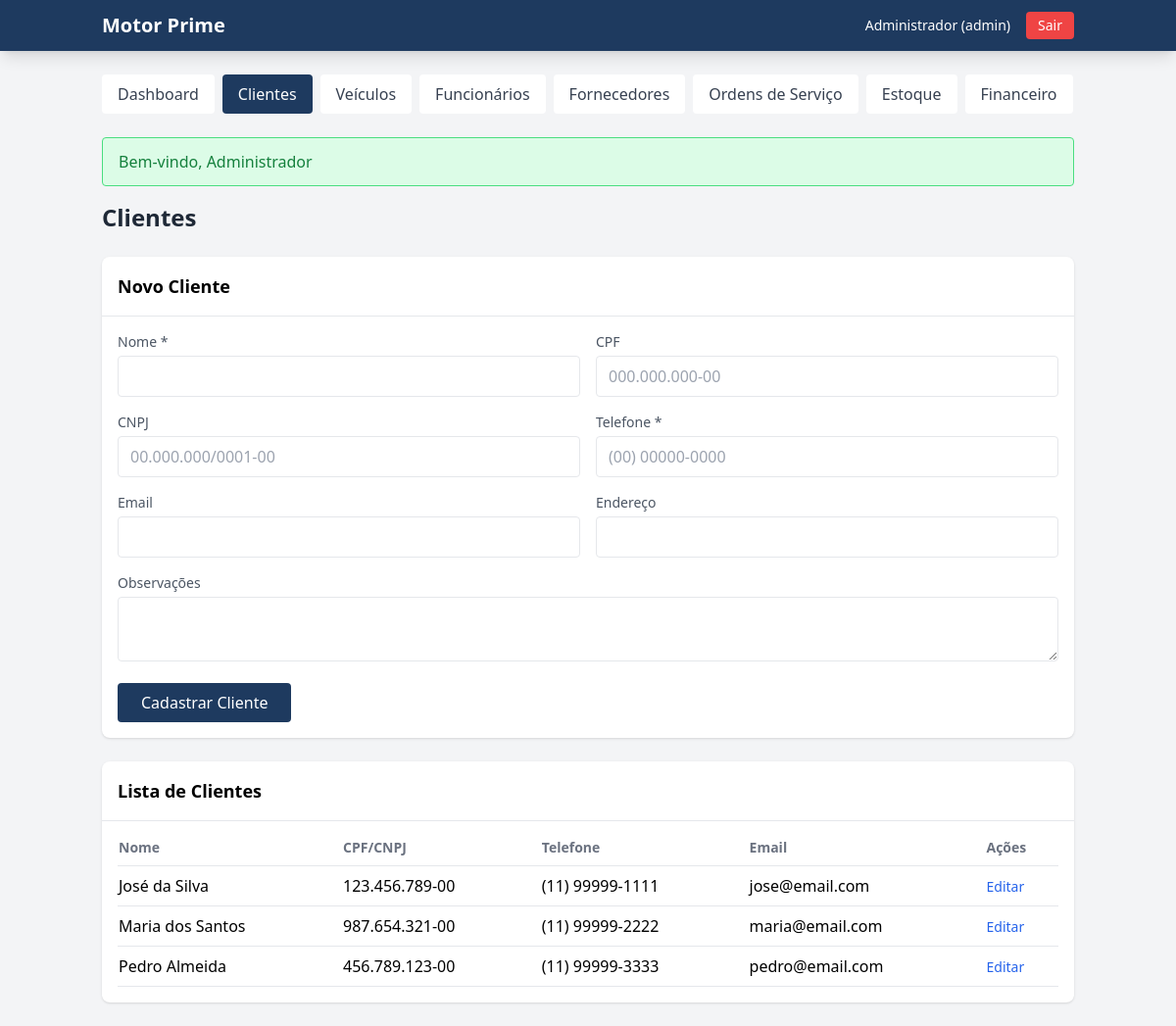
/public/dashboard.php?page=clientes (signed in), run on the app's committed database.
### tables this page shows
CREATE TABLE IF NOT EXISTS clientes (
    id INT AUTO_INCREMENT PRIMARY KEY,
    nome VARCHAR(100) NOT NULL,
    cpf VARCHAR(14) UNIQUE,
    cnpj VARCHAR(18) UNIQUE,
    telefone VARCHAR(20) NOT NULL,
    email VARCHAR(150),
    endereco VARCHAR(255),
    observacoes TEXT,
    ativo TINYINT(1) DEFAULT 1,
    created_at TIMESTAMP DEFAULT CURRENT_TIMESTAMP,
    updated_at TIMESTAMP DEFAULT CURRENT_TIMESTAMP ON UPDATE CURRENT_TIMESTAMP
);

### app/config/database.php (called while the page is built, shortened)
<?php
class Database {
    private static $instance = null;
    private $pdo;
    private function __construct() {
        $dsn = "mysql:host=" . DB_HOST . ";dbname=" . DB_NAME . ";charset=" . DB_CHARSET;
        $options = [
            PDO::ATTR_ERRMODE => PDO::ERRMODE_EXCEPTION,
            PDO::ATTR_DEFAULT_FETCH_MODE => PDO::FETCH_ASSOC,
            PDO::ATTR_EMULATE_PREPARES => false,
        ];
        try {
            $this->pdo = new PDO($dsn, DB_USER, DB_PASS, $options);
        } catch (PDOException $e) {
            if (DEBUG) {
                die("Erro na conexão: " . $e->getMessage());
            } else {
                die("Erro ao conectar ao banco de dados");
            }
        }
    }
    public static function getInstance() {
        if (self::$instance === null) {
            self::$instance = new self();
        }
        return self::$instance;
    }
    public function query($sql, $params = []) {
        $stmt = $this->pdo->prepare($sql);
        $stmt->execute($params);
        return $stmt;
    }
}
function db() {
    return Database::getInstance();
}
function formatCPF($cpf) {
    $cpf = preg_replace('/[^0-9]/', '', $cpf);
    if (strlen($cpf) === 11) {
        return substr($cpf, 0, 3) . '.' . substr($cpf, 3, 3) . '.' . substr($cpf, 6, 3) . '-' . substr($cpf, 9);
    }
    return $cpf;
}
function formatPhone($phone) {
    $phone = preg_replace('/[^0-9]/', '', $phone);
    if (strlen($phone) === 11) {
        return '(' . substr($phone, 0, 2) . ') ' . substr($phone, 2, 5) . '-' . substr($phone, 7);
    } elseif (strlen($phone) === 10) {
        return '(' . substr($phone, 0, 2) . ') ' . substr($phone, 2, 4) . '-' . substr($phone, 6);
    }
    return $phone;
}
function sanitize($data) {
    return htmlspecialchars(trim($data), ENT_QUOTES, 'UTF-8');
}

### app/views/page_clientes.php (the view, shortened to what this page needs)
<?php extract($dados); ?>
<h1 class="text-2xl font-bold text-gray-800 mb-6">Clientes</h1>
<div class="bg-white rounded-lg shadow mb-6">
    <div class="p-4 border-b flex justify-between items-center">
        <h2 class="text-lg font-semibold">Novo Cliente</h2>
    </div>
    <div class="p-4">
        <form method="POST" class="grid grid-cols-1 md:grid-cols-2 gap-4">
            <div>
                <label class="block text-sm text-gray-600 mb-1">Nome *</label>
                <input type="text" name="nome" required class="w-full border rounded px-3 py-2">
            </div>
            <div>
                <label class="block text-sm text-gray-600 mb-1">CPF</label>
                <input type="text" name="cpf" class="w-full border rounded px-3 py-2 cpf-mask" placeholder="000.000.000-00">
            </div>
            <div>
                <label class="block text-sm text-gray-600 mb-1">CNPJ</label>
                <input type="text" name="cnpj" class="w-full border rounded px-3 py-2 cnpj-mask" placeholder="00.000.000/0001-00">
            </div>
            <div>
                <label class="block text-sm text-gray-600 mb-1">Telefone *</label>
                <input type="text" name="telefone" required class="w-full border rounded px-3 py-2 phone-mask" placeholder="(00) 00000-0000">
            </div>
            <div>
                <label class="block text-sm text-gray-600 mb-1">Email</label>
                <input type="email" name="email" class="w-full border rounded px-3 py-2">
            </div>
            <div>
                <label class="block text-sm text-gray-600 mb-1">Endereço</label>
                <input type="text" name="endereco" class="w-full border rounded px-3 py-2">
            </div>
            <div class="md:col-span-2">
                <label class="block text-sm text-gray-600 mb-1">Observações</label>
                <textarea name="observacoes" rows="2" class="w-full border rounded px-3 py-2"></textarea>
            </div>
            <div class="md:col-span-2">
                <button type="submit" class="bg-primary text-white px-6 py-2 rounded hover:bg-secondary">Cadastrar Cliente</button>
            </div>
        </form>
    </div>
</div>
<div class="bg-white rounded-lg shadow">
    <div class="p-4 border-b">
        <h2 class="text-lg font-semibold">Lista de Clientes</h2>
    </div>
    <div class="p-4 overflow-x-auto">
        <table class="w-full">
            <thead>
                <tr class="text-left text-gray-500 text-sm border-b">
                    <th class="pb-2">Nome</th>
                    <th class="pb-2">CPF/CNPJ</th>
                    <th class="pb-2">Telefone</th>
                    <th class="pb-2">Email</th>
                    <th class="pb-2">Ações</th>
                </tr>
            </thead>
            <tbody>
                <?php foreach ($clientes as $c): ?>
                <tr class="border-b">
                    <td class="py-2"><?= sanitize($c['nome']) ?></td>
                    <td class="py-2"><?= !empty($c['cpf']) ? formatCPF($c['cpf']) : (!empty($c['cnpj']) ? formatCNPJ($c['cnpj']) : '-') ?></td>
                    <td class="py-2"><?= formatPhone($c['telefone']) ?></td>
                    <td class="py-2"><?= sanitize($c['email'] ?? '-') ?></td>
                    <td class="py-2">
                        <button onclick="editCliente(<?= $c['id'] ?>, '<?= sanitize($c['nome']) ?>', '<?= sanitize($c['cpf'] ?? '') ?>', '<?= sanitize($c['cnpj'] ?? '') ?>', '<?= sanitize($c['telefone']) ?>', '<?= sanitize($c['email'] ?? '') ?>', '<?= sanitize($c['endereco'] ?? '') ?>', '<?= sanitize($c['observacoes'] ?? '') ?>')" class="text-blue-600 hover:underline text-sm">Editar</button>
                    </td>
                </tr>
                <?php endforeach; ?>
            </tbody>
        </table>
    </div>
</div>

### data on the page
clientes: nome "José da Silva", cpf "123.456.789-00", telefone "(11) 99999-1111", email "jose@email.com"
clientes: nome "Maria dos Santos", cpf "987.654.321-00", telefone "(11) 99999-2222", email "maria@email.com"
clientes: nome "Pedro Almeida", cpf "456.789.123-00", telefone "(11) 99999-3333", email "pedro@email.com"

### other printed values
auth()['nome'] "Administrador"
auth()['cargo'] "admin"
flash('success') "Bem-vindo, Administrador"
